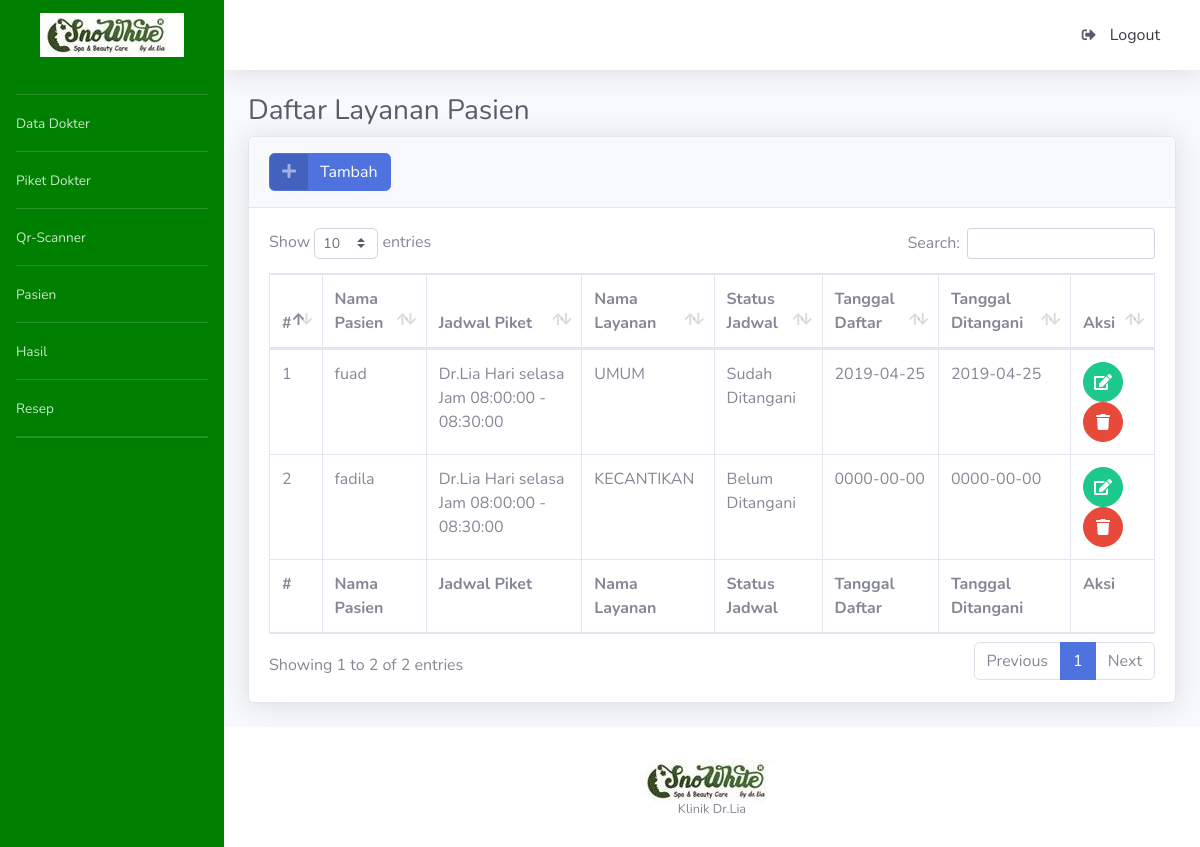
The page /index.php/jadwal on the database as committed earlier.
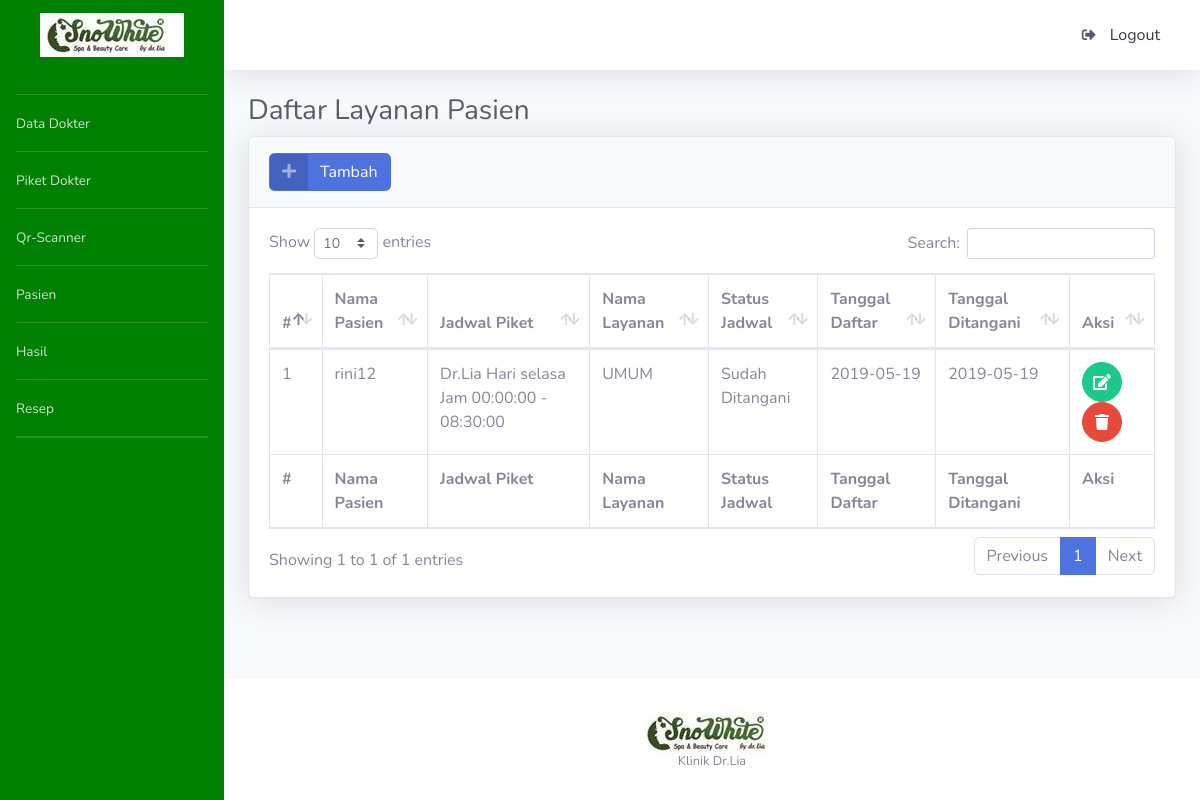
The same page on the database as committed later.
### tables this page shows
CREATE TABLE `tb_jadwal` (
  `id_jadwal` bigint(20) NOT NULL,
  `id_pasien` bigint(20) NOT NULL,
  `id_piket` bigint(20) NOT NULL,
  `id_layanan` bigint(20) NOT NULL,
  `status_jadwal` enum('Belum Ditangani','Sudah Ditangani') NOT NULL,
  `tanggal_daftar` date NOT NULL,
  `tanggal_ditangani` date NOT NULL
);

CREATE TABLE `tb_pasien` (
  `id_pasien` bigint(20) NOT NULL,
  `nama_pasien` varchar(50) NOT NULL,
  `jenis_kelamin` enum('L','P') NOT NULL,
  `email_pasien` varchar(100) NOT NULL,
  `kontak_pasien` varchar(15) NOT NULL,
  `alamat_pasien` text NOT NULL,
  `tanggal_lahir` date NOT NULL,
  `golongan_darah` enum('A','B','O','AB') NOT NULL,
  `password_pasien` varchar(32) NOT NULL,
  `kode_verivikasi` varchar(6) NOT NULL,
  `qr_code` varchar(255) NOT NULL
);

CREATE TABLE `tb_dokter` (
  `id_dokter` bigint(20) NOT NULL,
  `nama_dokter` varchar(30) NOT NULL,
  `email_dokter` varchar(100) NOT NULL,
  `password_dokter` varchar(32) NOT NULL,
  `current_password` varchar(32) NOT NULL
);

CREATE TABLE `tb_piket` (
  `id_piket` bigint(20) NOT NULL,
  `id_dokter` bigint(20) NOT NULL,
  `hari` enum('senin','selasa','rabo','kamis','jumat') NOT NULL,
  `jam_mulai` time NOT NULL,
  `jam_selesai` time NOT NULL
);

CREATE TABLE `tb_layanan` (
  `id_layanan` bigint(20) NOT NULL,
  `nama_layanan` enum('UMUM','KECANTIKAN') NOT NULL
);

### application/controllers/Jadwal.php (called while the page is built, shortened)
<?php
class jadwal extends CI_Controller {
	public function index()
	{
		$this->db->join('tb_pasien', 'tb_pasien.id_pasien=tb_jadwal.id_pasien');
		$this->db->join('tb_piket', 'tb_piket.id_piket=tb_jadwal.id_piket');
		$this->db->join('tb_layanan', 'tb_layanan.id_layanan=tb_jadwal.id_layanan');
		$this->db->join('tb_dokter', 'tb_piket.id_dokter=tb_dokter.id_dokter');
		$data['p_semuajadwal'] = $this->db->get('tb_jadwal')->result();
		$this->load->view('jadwal/v_daftar',
			$data);
	}
}
?>

### index.php (called while the page is built, shortened)
<?php
require_once BASEPATH.'core/CodeIgniter.php';

### application/views/jadwal/v_daftar.php (the view, shortened to what this page needs)
<!DOCTYPE html>
<html lang="en">
<head>
  <link href="<?php echo base_url(); ?>tema/admin/vendor/fontawesome-free/css/all.min.css" rel="stylesheet" type="text/css">
   <link href="<?php echo base_url(); ?>tema/admin/css/sb-admin-2.min.css" rel="stylesheet">
  <link href="vendor/datatables/dataTables.bootstrap4.min.css" rel="stylesheet">
    <link href="<?php echo base_url(); ?>tema/admin/vendor/datatables/dataTables.bootstrap4.min.css" rel="stylesheet">
</head>
<body id="page-top">
  <div id="wrapper">
    <div id="content-wrapper" class="d-flex flex-column">
      <div id="content">
        <div class="container-fluid">
          <h1 class="h3 mb-2 text-gray-800 text-primary">Daftar Layanan Pasien</h1>
          <div class="card shadow mb-4">
            <div class="card-header py-3">
              <h6 class="m-0 font-weight-bold text-primary">
                <a href="<?php echo site_url('jadwal/tambah'); ?>" class="btn btn-primary btn-icon-split">
                    <span class="icon text-white-50">
                      <i class="fas fa-plus"></i>
                    </span>
                    <span class="text">Tambah</span>
                  </a>
              </h6>
            </div>
            <div class="card-body">
              <div class="table-responsive">
                <table class="table table-bordered" id="dataTable" width="100%" cellspacing="0">
                  <thead>
                    <tr>
                     <th>#</th>
                     <th>Nama Pasien</th>
                     <th>Jadwal Piket</th>
                     <th>Nama Layanan</th>
                     <th>Status Jadwal</th>
                     <th>Tanggal Daftar</th>
                     <th>Tanggal Ditangani</th>
                     <th>Aksi</th>
                    </tr>
                  </thead>
                  <tfoot>
                    <tr>
                     <th>#</th>
                     <th>Nama Pasien</th>
                     <th>Jadwal Piket</th>
                     <th>Nama Layanan</th>
                    <th>Status Jadwal</th>
                     <th>Tanggal Daftar</th>
                     <th>Tanggal Ditangani</th>
                      <th>Aksi</th>
                    </tr>
                  </tfoot>
                  <tbody>
                   <?php if(count($p_semuajadwal) > 0) { ?>
      <?php $no = 1; ?>
      <?php foreach ($p_semuajadwal as $data) { ?>
      <tr>
        <td><?php echo $no++; ?></td>
        <td><?php echo $data->nama_pasien; ?></td>
        <td><?php echo $data->nama_dokter; echo " Hari "; echo $data->hari; echo " Jam "; echo $data->jam_mulai; echo " - "; echo $data->jam_selesai; ?> </td>
        <td><?php echo $data->nama_layanan; ?></td>
        <td><?php echo $data->status_jadwal; ?></td>
        <td><?php echo $data->tanggal_daftar; ?></td>
        <td><?php echo $data->tanggal_ditangani; ?></td>
        <td>
          <a href="<?php echo site_url('jadwal/edit/' . $data->id_jadwal); ?>" class="btn btn-success btn-circle">
                    <i class="fas fa-edit"></i>
                  </a>
           <a href="<?php echo site_url('jadwal/proses_hapus/' . $data->id_jadwal); ?>" class="btn btn-danger btn-circle">
                    <i class="fas fa-trash"></i>
                  </a>
        </td>
      </tr>
      <?php } ?>
      <?php } else { ?>
      <tr>
        <td colspan="4">Tidak ada jadwal</td>
      </tr>
      <?php } ?>
                  </tbody>
                </table>
              </div>
            </div>
          </div>
        </div>
      </div>

Rows that differ between the two databases and show on the page:
removed tb_jadwal: id_pasien.nama_pasien "fuad", tb_dokter.nama_dokter "Dr.Lia", id_piket.hari "selasa", id_piket.jam_mulai "08:00:00", id_piket.jam_selesai "08:30:00", id_layanan.nama_layanan "UMUM", status_jadwal "Sudah Ditangani", tanggal_daftar "2019-04-25", tanggal_ditangani "2019-04-25"
removed tb_jadwal: id_pasien.nama_pasien "fadila", tb_dokter.nama_dokter "Dr.Lia", id_piket.hari "selasa", id_piket.jam_mulai "08:00:00", id_piket.jam_selesai "08:30:00", id_layanan.nama_layanan "KECANTIKAN", status_jadwal "Belum Ditangani", tanggal_daftar "0000-00-00", tanggal_ditangani "0000-00-00"
added tb_jadwal: id_pasien.nama_pasien "rini12", tb_dokter.nama_dokter "Dr.Lia", id_piket.hari "selasa", id_piket.jam_mulai "00:00:00", id_piket.jam_selesai "08:30:00", id_layanan.nama_layanan "UMUM", status_jadwal "Sudah Ditangani", tanggal_daftar "2019-05-19", tanggal_ditangani "2019-05-19"
Other text that changed with them:
text written by a page script: "Show entries Search: Showing 1 to 2 of 2 entries Previous 1 Next" → "Show entries Search: Showing 1 to 1 of 1 entries Previous 1 Next"
